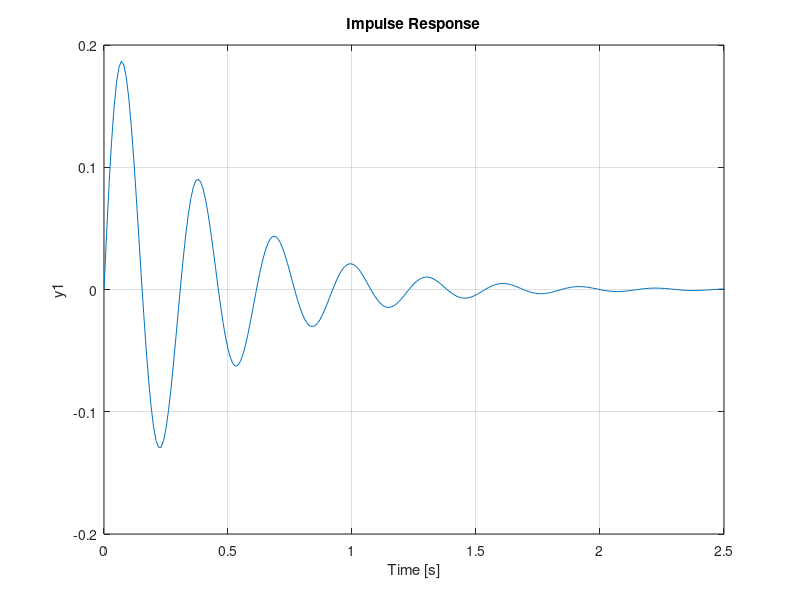

MATLAB code to generate this figure:
% Modellizazzione pendolo inverso - Funzione di Trasferimento %
M = 0.5;    % massa del carrello
m = 0.2;    % massa del pendolo
b = 0.1;    % attrito del carrello
i = 0.006;  % inerzia del pendolo
g = 9.8;    % accelerazione g
l = 0.3;    % lunghezza dal centro di massa del pendolo

q = (M+m)*(i+m*l^2)-(m*l)^2;    % input semplificato

% Funzione di Trasferimento a Ciclo Aperto %
num = [m*l/q  0];                                       % numeratore della FDT
den = [1  b*(i+m*l^2)/q  -(M+m)*m*g*l/q  -b*m*g*l/q];   % denominatore della FDT
pend=tf(num,den)                                        % funzione di trasferimento 

% Controllore PID %
Kd = 1;		% componente derivativa
Kp = 100;	% componente proporzionale -> INCREMENTO CONTROLLO PROPORZIONALE
Ki = 1;		% componente integrativa
contr=tf([Kd Kp Ki],[1 0]);	% funzione di trasferimento del controllore

% Funzione di Traferimento a Ciclo Chiuso con Controllore PID %
sys_cl=feedback(pend,contr);

% Risposta Impulsiva a Ciclo Chiuso %
t=0:0.01:5;			% intervallo
impulse(sys_cl,t)		% risposta impulsiva
axis([0, 2.5, -0.2, 0.2])	% settaggio degli assi

